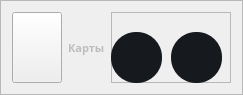
                 <widget class="QFrame" name="MSC">
                  <property name="maximumSize">
                   <size>
                    <width>1171</width>
                    <height>91</height>
                   </size>
                  </property>
                  <property name="styleSheet">
                   <string notr="true"> border-bottom: 2px solid white;
 display: inline-block;
 line-height: 0.85;</string>
                  </property>
                  <property name="frameShape">
                   <enum>QFrame::StyledPanel</enum>
                  </property>
                  <property name="frameShadow">
                   <enum>QFrame::Raised</enum>
                  </property>
                  <layout class="QHBoxLayout" name="horizontalLayout_30">
                   <item>
                    <widget class="QPushButton" name="pushButton_26">
                     <property name="minimumSize">
                      <size>
                       <width>50</width>
                       <height>71</height>
                      </size>
                     </property>
                     <property name="maximumSize">
                      <size>
                       <width>50</width>
                       <height>16777215</height>
                      </size>
                     </property>
                     <property name="styleSheet">
                      <string notr="true">border-bottom:none;</string>
                     </property>
                     <property name="text">
                      <string/>
                     </property>
                     <property name="icon">
                      <iconset>
                       <normaloff>image/icon/icons8-microsoft-solitaire-collection-48.png</normaloff>image/icon/icons8-microsoft-solitaire-collection-48.png</iconset>
                     </property>
                     <property name="iconSize">
                      <size>
                       <width>48</width>
                       <height>48</height>
                      </size>
                     </property>
                    </widget>
                   </item>
                   <item>
                    <widget class="QLabel" name="label_34">
                     <property name="font">
                      <font>
                       <family>Montserrat Black</family>
                       <pointsize>8</pointsize>
                       <weight>75</weight>
                       <italic>false</italic>
                       <bold>true</bold>
                       <underline>false</underline>
                      </font>
                     </property>
                     <property name="styleSheet">
                      <string notr="true">*{

  color: rgb(189, 189, 189);
border-bottom:none;
}

</string>
                     </property>
                     <property name="text">
                      <string>Карты</string>
                     </property>
                     <property name="scaledContents">
                      <bool>false</bool>
                     </property>
                     <property name="wordWrap">
                      <bool>true</bool>
                     </property>
                    </widget>
                   </item>
                   <item>
                    <widget class="QFrame" name="frame_35">
                     <property name="minimumSize">
                      <size>
                       <width>120</width>
                       <height>71</height>
                      </size>
                     </property>
                     <property name="maximumSize">
                      <size>
                       <width>120</width>
                       <height>71</height>
                      </size>
                     </property>
                     <property name="styleSheet">
                      <string notr="true">border-bottom:none;</string>
                     </property>
                     <property name="frameShape">
                      <enum>QFrame::StyledPanel</enum>
                     </property>
                     <property name="frameShadow">
                      <enum>QFrame::Raised</enum>
                     </property>
                     <widget class="QPushButton" name="pushDelMSC">
                      <property name="geometry">
                       <rect>
                        <x>60</x>
                        <y>20</y>
                        <width>51</width>
                        <height>51</height>
                       </rect>
                      </property>
                      <property name="styleSheet">
                       <string notr="true">*{
border-bottom:none;
}
QPushButton#pushDelMSC
{
	background-color:#161A1E;
	color:rgba(85,98,112,255);	
	border-radius:25;
}
QPushButton#pushDelMSC:hover
{
background-color:#1b1f24;
}
QPushButton#pushDelMSC:pressed
{
		padding-left:5px;
	padding-top:5px;
	color:rgba(115,128,142,255)
}
</string>
                      </property>
                      <property name="text">
                       <string/>
                      </property>
                      <property name="icon">
                       <iconset resource="DownloadSoft.qrc">
                        <normaloff>:/icon/image/icon/free-icon-delete-5396993.png</normaloff>:/icon/image/icon/free-icon-delete-5396993.png</iconset>
                      </property>
                      <property name="iconSize">
                       <size>
                        <width>20</width>
                        <height>20</height>
                       </size>
                      </property>
                     </widget>
                     <widget class="QPushButton" name="pushDownloadMSC">
                      <property name="geometry">
                       <rect>
                        <x>0</x>
                        <y>20</y>
                        <width>51</width>
                        <height>51</height>
                       </rect>
                      </property>
                      <property name="styleSheet">
                       <string notr="true">*{
border-bottom:none;
}
QPushButton#pushDownloadMSC

{
	background-color:#161A1E;
	color:rgba(85,98,112,255);	
	border-radius:25;
}
QPushButton#pushDownloadMSC:hover
{
background-color:#1b1f24;
}
QPushButton#pushDownloadMSC:pressed
{
	padding-left:5px;
	padding-top:5px;
	color:rgba(115,128,142,255)
}
</string>
                      </property>
                      <property name="text">
                       <string/>
                      </property>
                      <property name="icon">
                       <iconset resource="DownloadSoft.qrc">
                        <normaloff>:/icon/image/icon/free-icon-download-545759.png</normaloff>:/icon/image/icon/free-icon-download-545759.png</iconset>
                      </property>
                      <property name="iconSize">
                       <size>
                        <width>18</width>
                        <height>18</height>
                       </size>
                      </property>
                     </widget>
                    </widget>
                   </item>
                  </layout>
                 </widget>
